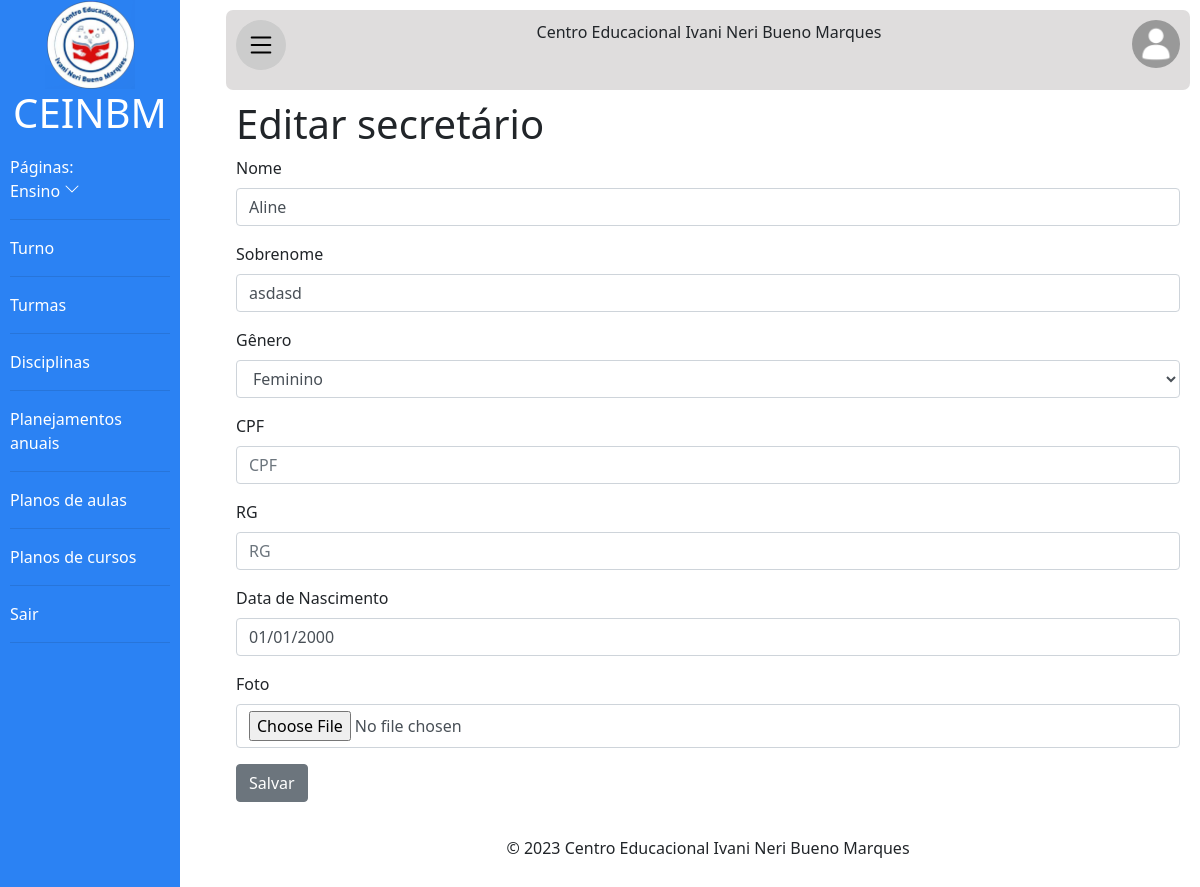
Screenshot of /ceinbm/editar/Secretario/1 (signed in) with the database file from the repository.
### principal/models.py (models this page shows, shortened)
class Usuario(models.Model):
    texto_ajuda_senha = 'A senha deverá ter no mínimo 8 caracteres. Deverá ter números e letras.'
    generos = [
        ('Masculino', 'Masculino'),
        ('Feminino', 'Feminino'),
        ('Outro', 'Outro')
    ]
    user = models.OneToOneField(
        User, on_delete=models.CASCADE, blank=True, null=True)
    nome = models.CharField(max_length=50)
    sobrenome = models.CharField(max_length=100)
    genero = models.CharField(
        max_length=30, choices=generos, verbose_name='Gênero', default='Outro')
    email = models.EmailField()
    senha = models.CharField(max_length=128, help_text=texto_ajuda_senha)
    cpf = models.CharField(max_length=14, blank=True, verbose_name='CPF')
    rg = models.CharField(max_length=13, blank=True, verbose_name='RG')
    data_de_nascimento = models.DateField(
        blank=True, null=True, default='01/01/2000', verbose_name='Data de Nascimento')
    class Meta:
        abstract = True

class Secretario(Usuario):
    cargo = models.CharField(
        max_length=100, default='Secretário', verbose_name='Cargo')
    foto = models.ImageField(
        upload_to='fotos_secretarios/', blank=True, null=True, verbose_name='Foto')

### editar/views.py (the view, shortened to what this page needs)
# urls.py: path('Secretario/<int:id>',views.edt_secretario,name='edt_secretario'),
@login_required(login_url='login')
@has_permission_decorator(permission_name='modificar_secretario')
def edt_secretario(request, id):
    secretario = get_object_or_404(Secretario, pk=id)
    form = SecretarioEditarModelForm(
        request.POST or None, request.FILES or None, instance=secretario)
    return render(request, 'editar_secretario.html', {'form': form, 'id': id})

### editar/formsEditar.py
class SecretarioEditarModelForm(forms.ModelForm):
    class Meta:
        model=Secretario
        fields='__all__'
        exclude=[
            'user',
            'cargo',
            'email',
            'senha'
        ]

### editar/templates/editar_secretario.html (shortened to what this page needs)
{% extends 'baseoficial.html' %}
{% load static %}
{% load bootstrap4 %}
{% block section %}
<form action="{% url 'edt_secretario' id %}" method="post" enctype="multipart/form-data">{% csrf_token %}
    <h1>Editar secretário</h1>
    {% bootstrap_form form %}
    <button class="btn btn-secondary" type="submit">Salvar</button>
</form>
<br>
{% endblock %}

### templates/static/css/principal.css (style rules this page uses)
* { margin: 0; padding: 0; font-family: 'Segoe UI', Tahoma, Geneva, Verdana, sans-serif; }
body { background-color: rgb(240, 240, 240); min-width: 300px; }

### rows the page displays
Secretario: nome "Aline", sobrenome "asdasd", genero "Feminino", data_de_nascimento "01/01/2000"
